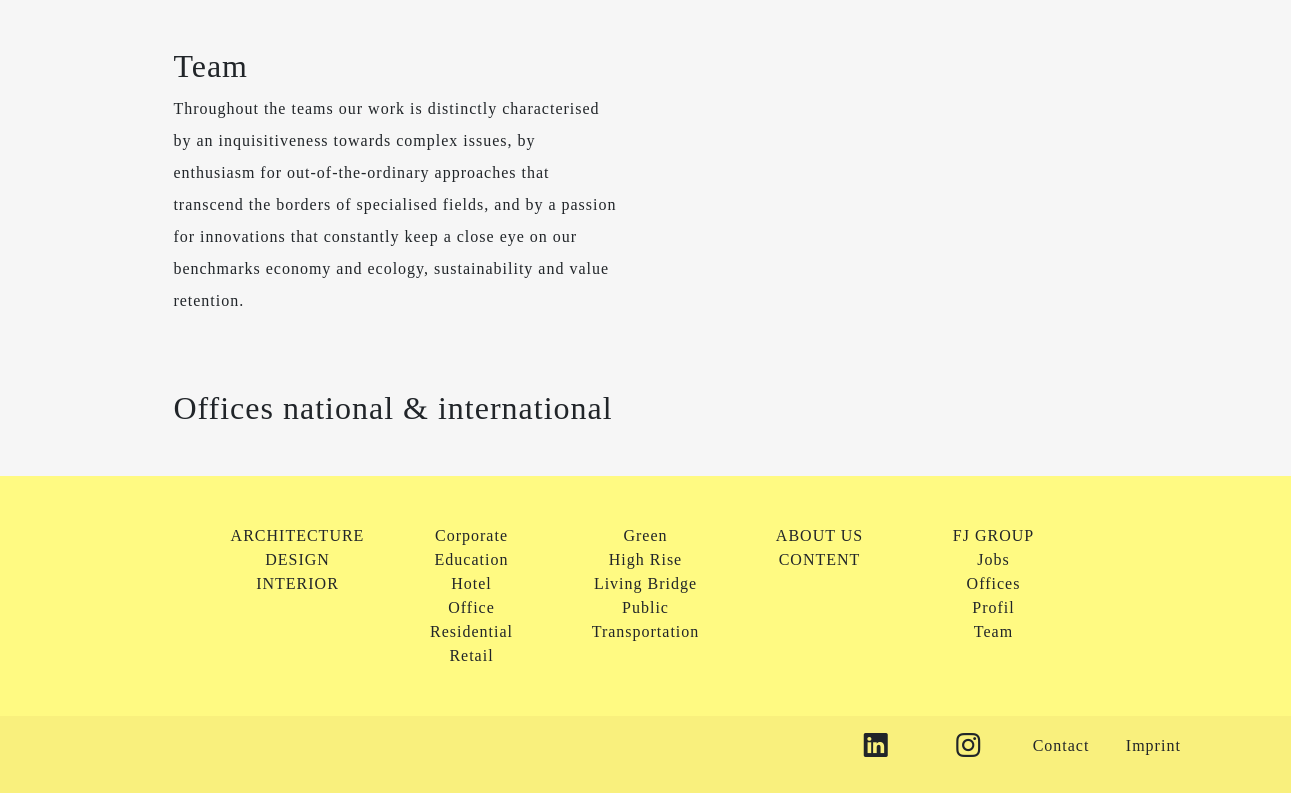
/about/ (lower part), run on an earlier commit of the app's database.
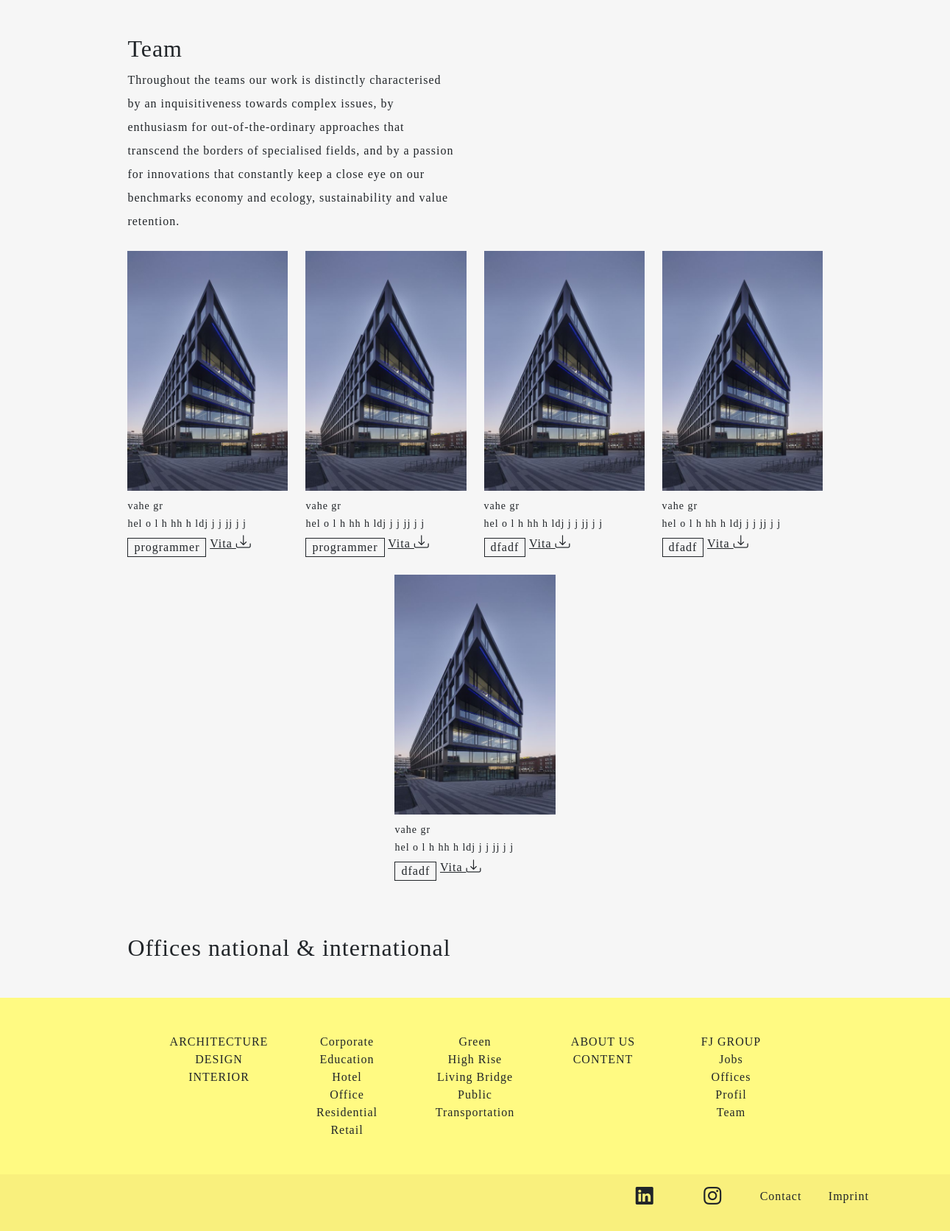
And on a later commit of the database.
### about_app/models.py (models this page shows, shortened)
class TeamMember(models.Model):
    image = models.ImageField(upload_to='images/team_members_images', verbose_name='عکس')
    full_name = models.CharField(max_length=300, verbose_name='نام و نام خانوادگی')
    persian_full_name = models.CharField(max_length=300, verbose_name='نام و نام خانوادگی(فارسی)')
    job = models.CharField(max_length=120, verbose_name='شغل')
    persian_job = models.CharField(max_length=120, verbose_name='شغل(فارسی)')
    bio = models.CharField(max_length=500, verbose_name='بایو')
    persian_bio = models.CharField(max_length=500, verbose_name='بایو(فارسی)')
    pdf_file = models.FileField(upload_to='pdfs/article_pdf', verbose_name='فایل')
    class Meta:
        verbose_name = 'عضو تیم'
        verbose_name_plural = 'افراد تیم'

### about_app/views.py (the view)
# urls.py: path('', views.about_us, name='about'),
def about_us(request):
    team_members = TeamMember.objects.all()
    contact_information = ContactInformation.objects.all()
    return render(
        request,
        'about_app/AboutUs.html',
        context={'team_members': team_members, 'contact': contact_information})

### about_app/templates/about_app/AboutUs.html (shortened to what this page needs)
{% extends 'base.html' %}
{% load static %}
{% block css %}
    <link rel="stylesheet" href="{% static 'Css/AboutUs.css' %}">
    <link rel="stylesheet" href="{% static 'Css/Interior.css' %}">
    <link rel="stylesheet" href="{% static 'Css/Project.css' %}">
{% endblock %}
    {% block content %}
    <main>
        <div class="container w-75">
            <div class="row justify-content-center mt-4">
                <div class="col-md-6 col-sm-12">
                </div>
                <div class="col-md-6 col-sm-12">
                </div>
            </div>
        </div>
        <div class="container mb-5 w-75">
            <h2 class="EN">Team</h2>
            <div class="row col-md-8 col-sm-12">
                <p class="w-75 lh-lg mb-4 EN">Throughout the teams our work is distinctly characterised by an inquisitiveness towards complex issues, by enthusiasm for out-of-the-ordinary approaches that transcend the borders of specialised fields, and by a passion for innovations
                    that constantly keep a close eye on our benchmarks economy and ecology, sustainability and value retention.</p>
            </div>
            <div class="row justify-content-center">
                {% for member in team_members %}
                <div class="col-md-3 col-sm-12 mx-auto mb-4">
                    <img src="{{ member.image.url }}" class="img-fluid mb-2" alt="{{ member.full_name }}"><br>
                    <small>{{ member.full_name}}</small><br>
                    <small>{{ member.bio }}</small><br>
                    <button class="btn btn-outline-dark mt-2 p-2 py-0">{{ member.job }}</button>
                    <a href="{% url 'about_app:vita_download' member.id %}" class="text-dark">Vita <i class="bi bi-download h5"></i></a>
                </div>
                {% endfor %}
            </div>
        </div>
        <div class="container mt-5 mb-5 lh-lg w-75">
            <h2 class="mb-5 EN">Offices national & international</h2>
        </div>
    </main>
{% endblock %}

### templates/base.html (shortened to what this page needs)
{% load static %}
<!DOCTYPE html>
<html lang="en">
{% include 'includes/head.html' %}
{% block css %} {% endblock %}
<body>
{% block content %}
{% endblock %}
{% include 'includes/footer.html' %}
</body>
</html>

### templates/includes/head.html (shortened to what this page needs)
{% load static %}
<head>
    <link rel="stylesheet" href="https://cdn.jsdelivr.net/npm/bootstrap-icons@1.3.0/font/bootstrap-icons.css">
    <link href="https://cdn.jsdelivr.net/npm/bootstrap@5.2.3/dist/css/bootstrap.min.css" rel="stylesheet">
</head>

### templates/includes/header2.html (shortened to what this page needs)
{% load static %}

### templates/includes/footer.html (shortened to what this page needs)
{% load static %}
     <footer class="mt-5">
        <div class="footer-part-1">
            <div class="container">
                <div class="row p-5 justify-content-center">
                    <div class="col-md-2 lh-base text-sm-center">
                        <a href="" class="text-dark text-decoration-none EN mb-sm-3">ARCHITECTURE</a><br>
                        <a href="" class="text-dark text-decoration-none EN">DESIGN</a><br>
                        <a href="" class="text-dark text-decoration-none EN">INTERIOR</a><br>
                    </div>
                    <div class="col-md-2 lh-base text-sm-center">
                        <a href="" class="text-dark text-decoration-none EN">Corporate</a><br>
                        <a href="" class="text-dark text-decoration-none EN">Education</a><br>
                        <a href="" class="text-dark text-decoration-none EN">Hotel</a><br>
                        <a href="" class="text-dark text-decoration-none EN">Office</a><br>
                        <a href="" class="text-dark text-decoration-none EN">Residential</a><br>
                        <a href="" class="text-dark text-decoration-none EN">Retail</a><br>
                    </div>
                    <div class="col-md-2 lh-base text-sm-center">
                        <a href="" class="text-dark text-decoration-none EN">Green</a><br>
                        <a href="" class="text-dark text-decoration-none EN">High Rise</a><br>
                        <a href="" class="text-dark text-decoration-none EN">Living Bridge</a><br>
                        <a href="" class="text-dark text-decoration-none EN">Public</a><br>
                        <a href="" class="text-dark text-decoration-none EN">Transportation</a><br>
                    </div>
                    <div class="col-md-2 lh-base text-sm-center">
                        <a href="" class="text-dark text-decoration-none EN">ABOUT US</a><br>
                        <a href="" class="text-dark text-decoration-none EN">CONTENT</a><br>
                    </div>
                    <div class="col-md-2 lh-base text-sm-center">
                        <a href="" class="text-dark text-decoration-none EN">FJ GROUP</a><br>
                        <a href="" class="text-dark text-decoration-none EN">Jobs</a><br>
                        <a href="" class="text-dark text-decoration-none EN">Offices</a><br>
                        <a href="" class="text-dark text-decoration-none EN">Profil</a><br>
                        <a href="" class="text-dark text-decoration-none EN">Team</a><br>
                    </div>
                </div>
            </div>
        </div>
        <div class="footer-part-2">
            <div class="container">
                <div class="row p-3 justify-content-end align-items-baseline">
                    <a href="" class="text-dark col-md-1 mb-3 text-center align-self-center"><i class="bi bi-linkedin h4"></i></a>
                    <a href="" class="text-dark col-md-1 mb-3 text-center align-self-center"><i class="bi bi-instagram h4"></i></a>
                    <a href="" class="text-dark text-decoration-none col-md-1 mb-3 EN text-center align-self-center">Contact</a>
                    <a href="" class="text-dark text-decoration-none col-md-1 mb-3 EN text-center align-self-center">Imprint</a>
                </div>
            </div>
        </div>
    </footer>

### templates/includes/scripts.html (shortened to what this page needs)
{% load static %}

### assets/Css/AboutUs.css (style rules this page uses)
html { scroll-behavior: smooth; }
body { background-color: #F6F6F6 !important; }
* { font-family: "AvenirNext"; letter-spacing: 1px; }
button { border-radius: 0 !important; }
a { cursor: pointer; }

### assets/Css/Interior.css (style rules this page uses)
* { font-family: "AvenirNext"; letter-spacing: 1px; }
html { scroll-behavior: smooth; }
body { overflow-x: hidden; background-color: #F6F6F6; }

### assets/Css/Project.css (style rules this page uses)
* { font-family: "AvenirNext"; letter-spacing: 1px; }
html { scroll-behavior: smooth; }
body { background-color: #F6F6F6; overflow-x: hidden; }
a { border-radius: 0 !important; }
.footer-part-1 { background-color: #FFFA82; }
.footer-part-2 { background-color: #F9F07D; }
.col-md-2 { line-height: 35px; }
footer { padding-top: -10px; }

What changed in the data, as far as the page shows it:
added TeamMember: image (picture), full_name "vahe gr", bio "hel o l h hh h ldj j j jj j j", job "programmer"
added TeamMember: image (picture), full_name "vahe gr", bio "hel o l h hh h ldj j j jj j j", job "programmer"
added TeamMember: image (picture), full_name "vahe gr", bio "hel o l h hh h ldj j j jj j j", job "dfadf"
added TeamMember: image (picture), full_name "vahe gr", bio "hel o l h hh h ldj j j jj j j", job "dfadf"
added TeamMember: image (picture), full_name "vahe gr", bio "hel o l h hh h ldj j j jj j j", job "dfadf"
